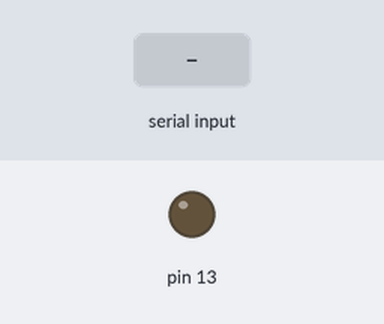
A sketch run on a simulated Arduino Uno, built with avr-gcc and run on an emulated ATmega328P. Parts: output pins drawn as LEDs (lit = HIGH). Inputs (shaded band) come from the test bench.

Above: at 1.2 s.
1.3 s: "1" received over the second serial link
At 2.4 s:
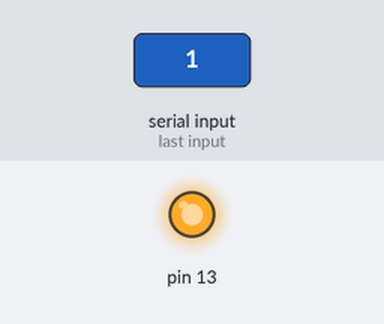
2.8 s: "0" received over the second serial link
At 3.5 s:
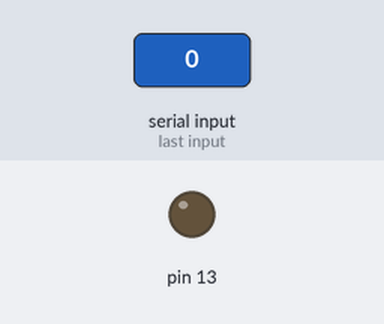
Timing chart, 0 to 5.8 s (numbered marks = the images above; inputs shaded):
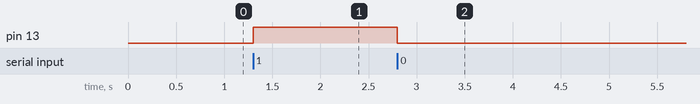

The sketch:

LedOnboardWithBluetoothAndAndroidApp.ino
```cpp
#include <SoftwareSerial.h>
SoftwareSerial BT(10, 11);

void setup() {
  pinMode(13, OUTPUT);
  BT.begin(9600);
  BT.println("Started");
}

void loop() {
  if (BT.available() > 0) {
    char val = BT.read();
    if (val == '1') {
      digitalWrite(13, HIGH);
    } else if (val == '0') {
      digitalWrite(13, LOW);
    }
  }
}


// Wire bluetooth RXD to 1 and TXD to 0
// SoftwareSerial is better than directly wiring to TX and RX

//void setup() {
//  pinMode(13, OUTPUT);
//  Serial.begin(9600);
//  Serial.println("Started");
//}
//
//void loop() {
//  if (Serial.available()) {
//    int state = Serial.read();
//    Serial.println(state);
//    if (state == 1) {
//      digitalWrite(13, HIGH);
//    }
//    if (state == 0) {
//      digitalWrite(13, LOW);
//    }
//  }
//}
```

Measured:
- after the input at 1.3 s, pin 13: LOW → HIGH at once
- after the input at 2.8 s, pin 13: HIGH → LOW at once
